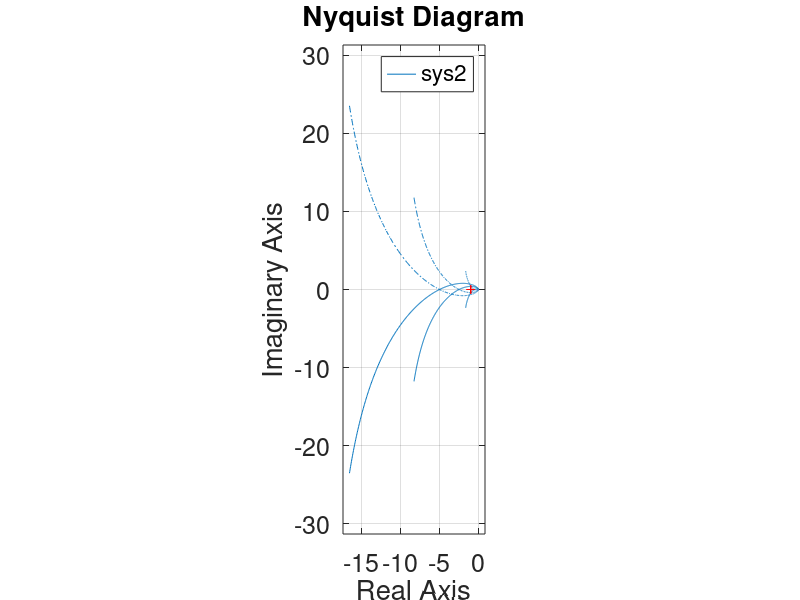

Source code (MATLAB):
clear all;
clc;

% num = [2];
% den =conv([0.5 -1],[0.1 1]);
% TF = tf(num,den) 
% nyquist(TF)

% Estabilidade de Nyquist: Exemplo 1
% % numerador da planta
% num=40;
% 
% % denominador da planta
% den=poly([2 -10]);
% 
% % funcao de transferencia da planta
% sys=tf(num,den);
% 
% %diagrama polar 
% nyquist(sys)
% set(gca, 'Fontsize',18)
% axis('equal')
% hold on
% 
% %diagrama polares para outros valores de ganho
% num=20;
% sys1=tf(num,den);
% nyquist(sys1)
% num=10;
% sys2=tf(num,den);
% nyquist(sys2)
% hold off


% Estabilidade de Nyquist: Exemplo 2
num=1;

den=[1 2 1 0];

sys=tf(num,den)

nyquist(sys)
set(gca, 'Fontsize',18)
axis('equal')
hold on

num=5;
sys1=tf(num,den);
nyquist(sys1)
num=10;
sys2=tf(num,den);
nyquist(sys2)
hold off